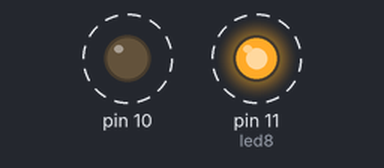
A sketch run on a simulated Arduino Uno, built with avr-gcc and run on an emulated ATmega328P. Shown: output pins drawn as LEDs (lit = HIGH). Dashed ring = blinking.

Above: at 0.12 s.
Timing chart, 0 to 3.0 s (numbered marks = the images above):
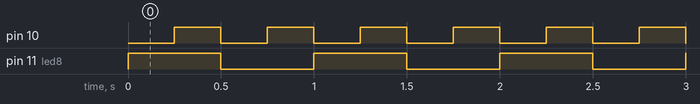

The sketch:

PWM_Example.ino
```cpp
/*
 * A reference example of how to use PWM found online
 */

// 控制 LED on pin 13亮滅, 每秒閃爍 2 次: 亮 0.25 秒滅 0.25 秒 ...
// LED on pin 8 每秒閃爍 1 次: 亮 0.5 秒滅 0.5 秒 ...
#define bbs(x)  (1<<x)
const int intA = 2500;   // 2500 * 0.1 ms = 250ms
const int intB = 5000;   // 5000 * 0.1 ms = 500ms = 0.5秒
// Prescaler 用 64
volatile int ggyy = 1;  // 使用這當 Flag 給  ISR 使用 !
/// For Prescaler == 64
///  1 秒 / (16 000 000 / 64) = 1/250000 =  0.000004 sec / per cycle
/// 0.1 sec / 0.000004 sec -1 = 25000 -1 = 24999
/// 0.0001 sec / 0.000004 sec -1 = 25 -1 = 24
const uint8_t myTOP = 24;  // 0.0001 sec when Prescaler == 64
///// Interrupt Service Routine for TIMER1 CTC on OCR1A as TOP
/// 注意以下名稱是有意義的, 不可亂改 !
ISR(TIMER2_COMPA_vect)
{
   static unsigned int aaa = 0;
   static unsigned int bbb = 0;
   ++aaa; bbb++;
   if(aaa == intA){
      aaa=0; myJobOne( );
   }
   if(bbb == intB){
      bbb=0; myJobTwo( );
   }
}
void setup( ) {
  pinMode(10, OUTPUT);
  pinMode(11, OUTPUT);
  digitalWrite(11, 1);
  digitalWrite(10, LOW); // turn Off the LED
  setMyTimer2( );
}
void loop() {
  //... 做其他事
  // if( ggyy == 1) ...
}
void myJobOne( ) {
  digitalWrite(10, ggyy);  // ggyy 是 0 或 1
  ggyy = 1 - ggyy; //  給下次進入 用
}
void myJobTwo( ) {
  digitalWrite(11, ! digitalRead(11));  // Toggle led8
}
////////
void setMyTimer2( ){
  cli();  // 禁止中斷
  TCCR2A = bbs(WGM21);  // CTC mode 2; Clear Timer on Compare, see p.158-162
  TCCR2B = bbs(CS22);  // Prescaler == 64; see p.162 in datasheet
  ///// 注意 WGM22 在 TCCR2B, 但 WGM21 與 WGM20 在 TCCR2A;
  ///// mode 由 WGM22, WGM21, WGM20 決定 (see datasheet p.158-162)
  OCR2A = myTOP;  // TOP count for CTC, 與 prescaler 有關
  TCNT2=0;  // counter 歸零
  TIMSK2 |= bbs(OCIE2A);  // enable CTC for TIMER2_COMPA_vect
  sei();  // 允許中斷
}
```

Measured:
- by itself, pin 10: alternates HIGH for 0.25 s and LOW for 0.25 s
- by itself, pin 11 (led8): alternates HIGH for 0.50 s and LOW for 0.50 s
- by itself, everything shown: repeats every 1.0 s, in 4 steps
